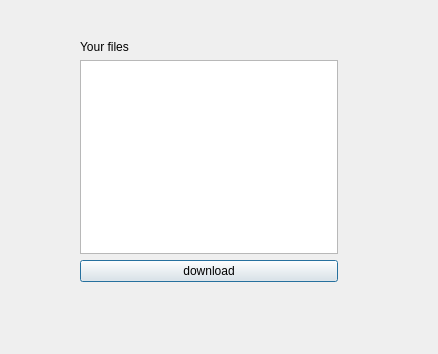
<?xml version="1.0" encoding="UTF-8"?>
<ui version="4.0">
 <class>Dialog</class>
 <widget class="QDialog" name="Dialog">
  <property name="geometry">
   <rect>
    <x>0</x>
    <y>0</y>
    <width>438</width>
    <height>354</height>
   </rect>
  </property>
  <property name="windowTitle">
   <string>Dialog</string>
  </property>
  <widget class="QWidget" name="">
   <property name="geometry">
    <rect>
     <x>80</x>
     <y>40</y>
     <width>258</width>
     <height>242</height>
    </rect>
   </property>
   <layout class="QVBoxLayout" name="verticalLayout">
    <item>
     <widget class="QLabel" name="label">
      <property name="text">
       <string>Your files</string>
      </property>
     </widget>
    </item>
    <item>
     <widget class="QListWidget" name="listWidget">
      <property name="currentRow">
       <number>-1</number>
      </property>
     </widget>
    </item>
    <item>
     <widget class="QPushButton" name="pushButton">
      <property name="text">
       <string>download</string>
      </property>
     </widget>
    </item>
   </layout>
  </widget>
 </widget>
 <resources/>
 <connections/>
</ui>
